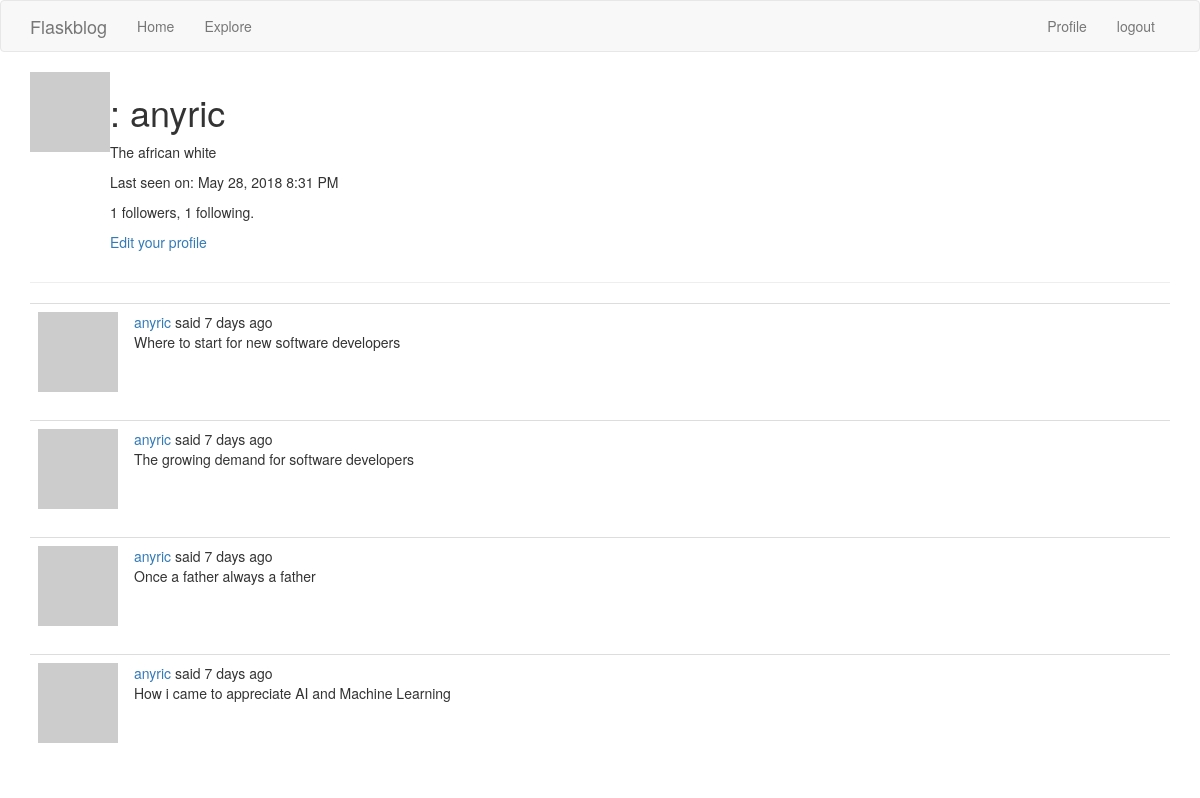
The page /user/anyric (signed in) on the database as committed earlier.
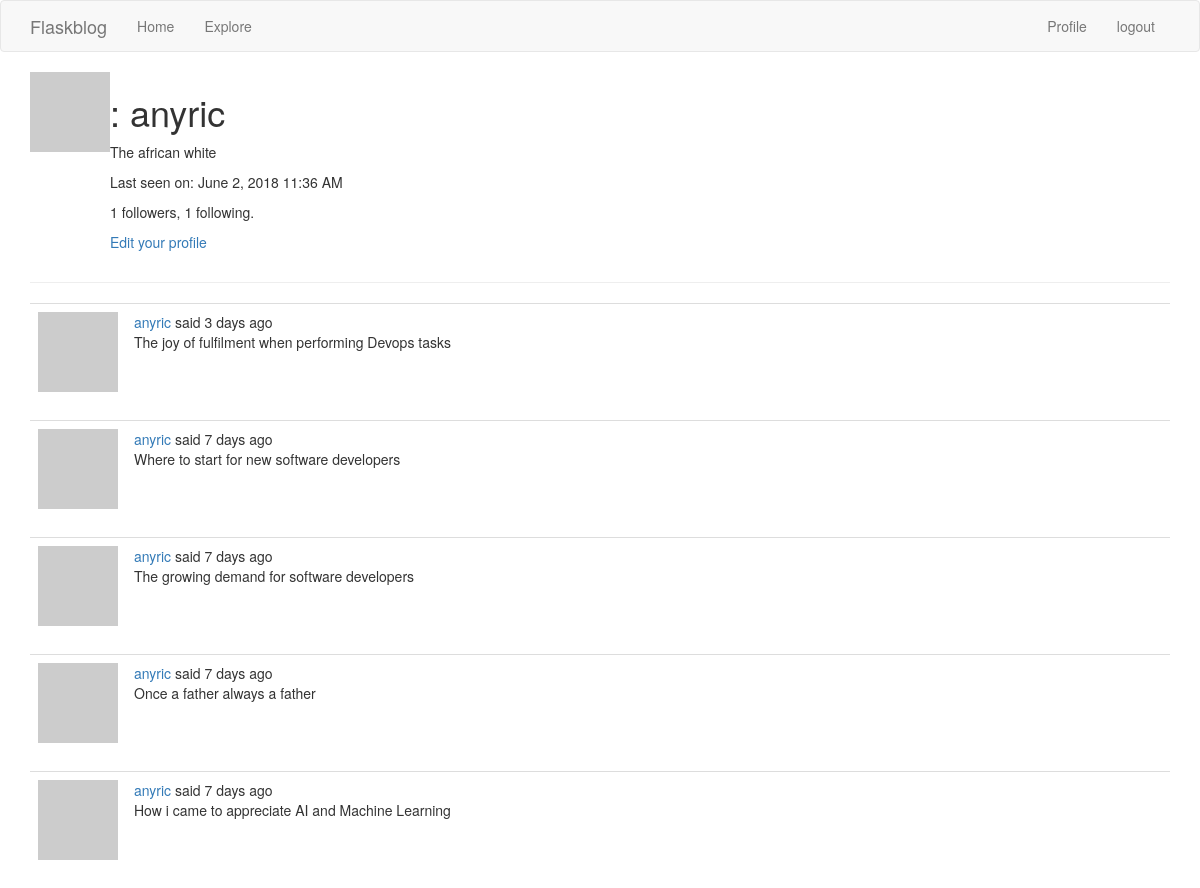
The same page on the database as committed later.
### app/models.py (models this page shows, shortened)
class User(UserMixin, db.Model):
  id = db.Column(db.Integer, primary_key=True)
  username = db.Column(db.String(64), index=True, unique=True)
  email = db.Column(db.String(120), index=True, unique=True)
  password_hash = db.Column(db.String(128))
  about_me = db.Column(db.String(140))
  last_seen = db.Column(db.DateTime, default=datetime.utcnow)
  posts = db.relationship('Post', backref='author', lazy='dynamic')
  followed = db.relationship('User',
    secondary=followers,
    primaryjoin=(followers.c.follower_id == id),
    secondaryjoin=(followers.c.followed_id == id),
    backref=db.backref('followers', lazy='dynamic'), lazy='dynamic')
  @login.user_loader
  def load_user(id):
    return User.query.get(int(id))
  def avatar(self, size):
    digest = md5(self.email.lower().encode('utf-8')).hexdigest()
    return 'https://www.gravatar.com/avatar/{}?d=identicon?&s={}'.format(digest, size)

class Post(db.Model):
  id = db.Column(db.Integer, primary_key=True)
  body = db.Column(db.String(140), index=True, unique=True)
  timestamp = db.Column(db.DateTime, index=True, default=datetime.utcnow)
  user_id = db.Column(db.Integer, db.ForeignKey('user.id'))

### app/routes.py (the view)
@app.route('/user/<username>')
@login_required
def user(username):
  user = User.query.filter_by(username=username).first_or_404()
  page = request.args.get('page', 1, type=int)
  posts = user.posts.order_by(Post.timestamp.desc()).paginate(
  page, app.config['POSTS_PER_PAGE'], False)
  next_url = url_for('user', username=user.username, page=posts.next_num) if posts.has_next else None
  prev_url = url_for('user', username=user.username, page=posts.prev_num) if posts.has_prev else None
  return render_template('user.html', user=user, posts=posts.items, next_url=next_url, prev_url=prev_url)

### app/routes.py (called while the page is built)
@app.before_request
def before_request():
  if current_user.is_authenticated:
    current_user.last_seen = datetime.utcnow()
    db.session.commit()
  g.locale = str(get_locale())

### app/templates/user.html (shortened to what this page needs)
{% extends "base.html" %}
{% block app_content %}
  <table>
    <tr valign="top">
      <td><img src="{{ user.avatar(128) }}"></td>
      <td>
        <h1>{{ _(User) }}: {{ user.username }}</h1>
        {% if user.about_me %}
          <p>{{ user.about_me }}</p>
        {% endif %}
        {% if user.last_seen %}
          <p>{{ _('Last seen on') }}: {{ moment(user.last_seen).format('LLL') }}</p>
        {% endif %}
        <p>{{ user.followers.count() }} {{ _('followers') }}, {{ user.followed.count() }} {{ _('following') }}.</p>
        {% if user == current_user %}
          <p><a href="{{ url_for('edit_profile', username=current_user.username) }}">{{ _('Edit your profile') }}</a></p>
        {% elif not current_user.is_following(user) %}
          <p><a href="{{ url_for('follow', username=user.username) }}">{{ _('Follow') }}</a></p>
        {% else %}
          <p><a href="{{ url_for('unfollow', username=user.username) }}">{{ _('Unfollow') }}</a></p>
        {% endif %}
      </td>
    </tr>
  </table>
  <hr>
  {% for post in posts %}
    {% include '_post.html' %}
  {% endfor %}
{% endblock %}

### app/templates/base.html (shortened to what this page needs)
{% extends 'bootstrap/base.html' %}
  {% block navbar %}
    <nav class="navbar navbar-default">
      <div class="container">
          <div class="navbar-header">
              <a class="navbar-brand" href="{{ url_for('index') }}">Flaskblog</a>
          </div>
        <div class="collapse navbar-collapse" id="header-links">
          <ul class="nav navbar-nav">
            <li><a href="{{ url_for('index') }}">{{ _('Home') }}</a></li>
            <li><a href="{{ url_for('explore') }}">{{ _('Explore') }}</a></li>
          </ul>
          <ul class="nav navbar-nav navbar-right">
              {% if current_user.is_anonymous %}
              <li><a href="{{ url_for('login') }}">{{ _('Login') }}</a></li>
            {% else %}
              <li><a href="{{ url_for('user', username=current_user.username) }}">{{ _('Profile') }}</a></li>
              <li><a href="{{ url_for('logout') }}">{{ _('logout') }}</a></li>
            {% endif %}
            </ul>
        </div>
      </div>
    </nav>
  {% endblock %}
  {% block content %}
    <div class="container">
      {% block app_content %}{% endblock %}
    </div>
  {% endblock %}

### app/templates/_post.html (shortened to what this page needs)
<table class="table table-hover">
  <tr>
    <td width="70px">
      <a href="{{ url_for('user', username=post.author.username) }}">
        <img src="{{ post.author.avatar(70) }}"/> </a>
    </td>
    <td>
      {{ _('%(username)s said %(when)s', username=user_link, when=moment(post.timestamp).fromNow()) }}
    <br>
      {{ post.body }}
    </td>
  </tr>
</table>

Rows that differ between the two databases and show on the page:
changed User "anyric": last_seen "May 28, 2018 8:31 PM" → "June 2, 2018 11:36 AM"
added Post: body "The joy of fulfilment when performing Devops tasks"
